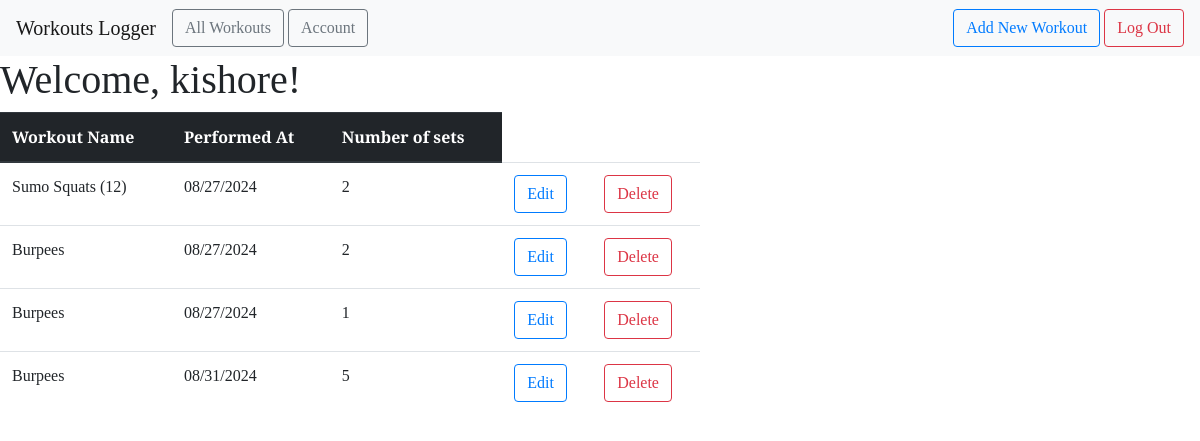
The page /all (signed in) on the database its author committed.
### workout_logger/models.py (models this page shows)
class User(db.Model,UserMixin):
    id = db.Column(db.Integer, primary_key=True)
    email = db.Column(db.String(100), unique=True)
    name = db.Column(db.String(100))
    password = db.Column(db.String(100))
    workouts= db.relationship('Workout', backref='author', lazy=True)

class Workout(db.Model):
    id =db.Column(db.Integer, primary_key=True)
    sets =db.Column(db.Integer, nullable=False)
    date_posted = db.Column(db.DateTime, nullable=False, default=datetime.now)
    workout_name =db.Column(db.Text, nullable=False)
    user_id = db.Column(db.Integer, db.ForeignKey('user.id'), nullable=False)

### workout_logger/main.py (the view)
@main.route('/all')
@login_required
def user_workouts():
    user=models.User.query.filter_by(email=current_user.email).first_or_404()
    workouts =user.workouts
    return render_template('all_workouts.html', workouts=workouts, user=user)

### workout_logger/__init__.py (called while the page is built)
def create_app():
    app=Flask(__name__)
    app.config['DEBUG']= True
    app.config['SECRET_KEY'] ='secret-key'
    app.config['SQLALCHEMY_DATABASE_URI'] = 'sqlite:///db.sqlite'
    print(os.path.abspath('db.sqlite'))
    db.init_app(app)
    with app.app_context():
       db.create_all()
    login_manager= LoginManager()
    login_manager.login_view='auth.login'
    login_manager.init_app(app)
    from .models import User
    @login_manager.user_loader
    def load_user(user_id):
        return User.query.get(int(user_id))
    from .main import main as main_blueprint
    app.register_blueprint(main_blueprint)
    from.auth import auth as auth_blueprint
    app.register_blueprint(auth_blueprint)
    return app

### workout_logger/templates/all_workouts.html (shortened to what this page needs)
{% extends "base.html" %} {% block head %} {{ super() }}
<link
  rel="stylesheet"
  href="{{ url_for('static', filename= 'extended_beauty.css') }}"
/>
{% endblock %} {% block content %}
<h1>
  Welcome, {{ user.name }}!
</h1>
  <div>
  <table class="table table-hover" style="width: 700px;">
    <thead class="thead-dark">
      <tr>
        <th scope="col">Workout Name</th>
        <th scope="col">Performed At</th>
        <th scope="col">Number of sets</th>
      </tr>
    </thead>
    <tbody>
      {% for workout in workouts %}
      <tr>
        <td>{{ workout.workout_name }}</td>
        <td>{{ workout.date_posted.strftime('%m/%d/%Y') }}</td>
        <td>{{ workout.sets }}</td>
        <td>
          <a
            href="{{url_for('main.update_workout', workout_id=workout.id)}}"
            class="btn btn-outline-primary"
            role="button"
          >
            Edit
          </a>
        </td>
        <td>
          <a
            href="{{url_for('main.delete_workout', workout_id=workout.id)}}"
            class="btn btn-outline-danger"
            role="button"
          >
            Delete
          </a>
        </td>
      </tr>
      {% endfor %}
    </tbody>
  </table>
</div>
{% endblock %}

### workout_logger/templates/base.html (shortened to what this page needs)
<!DOCTYPE html>
<html lang="en">
<head>
    {% block head %}
    <link rel='stylesheet'
    href="{{ url_for('static', filename='beauty.css') }}"/>
    <link
      rel="stylesheet"
      href="https://maxcdn.bootstrapcdn.com/bootstrap/4.0.0/css/bootstrap.min.css"
    />
    {% endblock %}
</head>
<body>
    <nav class="navbar navbar-expand-lg navbar-light bg-light">
        <a class="navbar-brand" href="{{ url_for('main.index') }}">
          Workouts Logger</a>
        <div class="collapse navbar-collapse" id="navbarSupportedContent">
          <ul class="navbar-nav mr-auto">
            <li class="nav-item active">
              <a href="{{ url_for('main.user_workouts') }}"
              class ="btn btn-outline-secondary"
              role="button">
              All Workouts</a>
            </li>
            <li class="nav-item">
              <a class ="btn btn-outline-secondary"
              role="button"
              style="margin-left: 4px;"
              href="{{ url_for('main.profile') }}">
              Account</a>
            </li>
          </ul>
          <form class="form-inline my-2 my-lg-0">
            {% if current_user.is_authenticated %}
            <a href="{{ url_for('main.new_workout')}}" class="btn btn-outline-primary" role="button">
              Add New Workout</a>
            {% endif %}  {% if current_user.is_authenticated %}
            <a
              href="{{ url_for('auth.logout') }}"
              class="btn btn-outline-danger"
              role="button"
              style="margin-left: 4px;">
              Log Out</a>
            {% endif %}
             </form>
        </div>
      </nav>
      {% block content %}
        {% endblock %}
</body>
</html>

### workout_logger/static/beauty.css (style rules this page uses)
* { font-family: "Arvo", serif; }

### workout_logger/static/extended_beauty.css (style rules this page uses)
h1, h2, h4, p { font-family: "Arvo", serif; }

### rows shown on the page
User: name "kishore"
Workout: workout_name "Sumo Squats (12)", date_posted "08/27/2024", sets "2"
Workout: workout_name "Burpees", date_posted "08/27/2024", sets "2"
Workout: workout_name "Burpees", date_posted "08/27/2024", sets "1"
Workout: workout_name "Burpees", date_posted "08/31/2024", sets "5"
